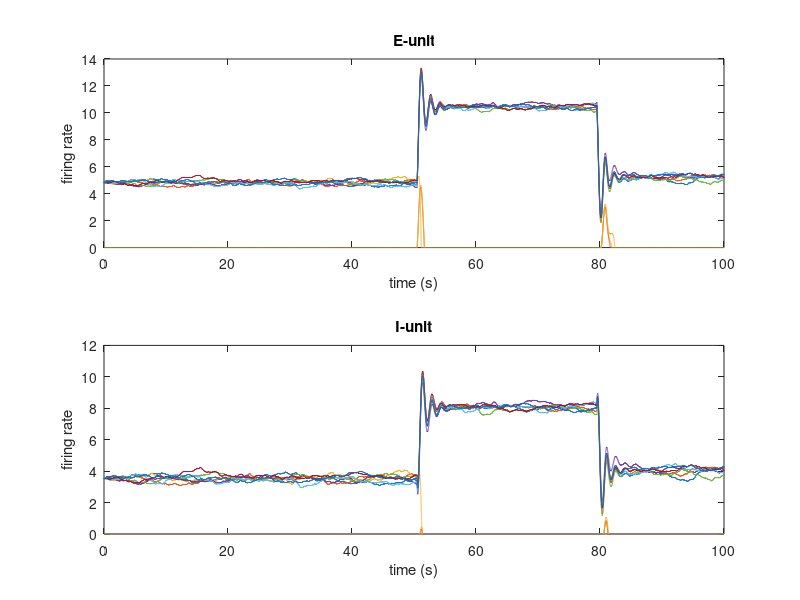

MATLAB code for this plot:
% Network with N total inhibition-stabilized excitatory-inhibitory units. 
% M of those pairs we attempt to make "active", and N-M pairs we try to 
% suppress.

%Originally Written by Paul Miller
%Modified and Commented by Connor Zawacki

%No WEIX cross connection
%WIEX cross connection
%linear inhibitory unit Firing rate
%linear excitatory unit Firing rate

clear
N = 10;             %Total excitatory-inhibitory firing rate unit pairs
M = 8;              %Total number of active excitatory-inhibitory firing rate unit pairs

dt = 0.001;         %Time step for simulation
tmax = 100;         %Duration of simulation
t = 0:dt:tmax;      
Nt = length(t);

taue = 0.010;       %Time constant for excitatory cells
taui = 0.010;       %Time constant for inhibitory cells

Wee0 = 3.25;        %Excit.-Excit. self conneciton strength
Wie0 = -2.4;        %Inhib.-Excit. connection strength
Wei0 = 5;           %Excit-Inhib. connection strength
Weix = 0.0;         %Excit-Inhib. cross connection strength
Wiex = -0.5;% tuned from -0.5        %Inhib.-Excit cross connection strength
Wii0 = -3;          %Inhib-Inhib self inhibition

I0e = 10;           %Excit. apllied current
I0i = -10;          %Inhib. applied current

%Connection Matricies
Wee = Wee0*eye(N);
Wie = Wie0*eye(N);
Wie = (Wie0-Wiex)*eye(N) + Wiex*ones(N);
Wei = (Wei0-Weix)*eye(N) + Weix*ones(N);
Wii = Wii0*eye(N);

Ie = I0e*ones(N,1);
Ii = I0i*ones(N,1);

random_stimulus = rand(N,1)<0.9;
Ie_stim = 0.001*I0e*random_stimulus;  % additional stimulus excitatory current
Ii_stim = 0.001*I0i*random_stimulus;

%Inhitial Conditions Calculations
Wei_tilde = Wei0/(1-Wii0);
Wie_tilde = (-Wie0)/(1-Wii0);
Wiex_tilde = (-Wiex)/(1-Wii0);
I0i_tilde = I0i*Wie_tilde;

jac_stable =  (-Wie0+Wiex)*Wei_tilde - (Wee0-1);
disp(jac_stable)

ril = I0i/(1-Wii0);
if ( ril > 0 )
    th_e_tilde = -I0e + (N-M)*Wiex_tilde*I0i;
else
    th_e_tilde = -I0e;
end

rih = (Wei0*th_e_tilde + I0i*(Wee0-1) )/ ...
    ( (1-Wii0)*(Wee0-1) + Wei0*(Wie0 + (M-1)*Wiex) );

reh = ( th_e_tilde - rih*(Wie0 + (M-1)*Wiex) )/(Wee0-1);

if ( ril < 0 ) 
    low_rate_input = M*Wiex*rih + I0e
else
    low_rate_input = M*Wiex*rih + I0e + (Wie0 + (N-M-1)*Wiex)*ril
end

%Initial firing rates
re = zeros(N,Nt);
ri = zeros(N,Nt);


re(1:M,1) = reh;
ri(1:M,1) = rih;

sigman = 0.05/sqrt(dt);

for i = 2:Nt
    
    re(:,i) = re(:,i-1) + dt*((Wee-eye(N))*re(:,i-1) + Wie*ri(:,i-1) + Ie + sigman*randn(N,1));
    ri(:,i) = ri(:,i-1) + dt*(Wei*re(:,i-1) + (Wii-eye(N))*ri(:,i-1) + Ii + sigman*randn(N,1));
    
    if round(i*dt)>50 && round(i*dt)<80
        re(:,i) = re(:,i) + Ie_stim;
        ri(:,i) = ri(:,i) + Ii_stim;
    end
    re(:,i) = max(re(:,i),0);
    ri(:,i) = max(ri(:,i),0);
end

figure(1)
clf
subplot(2,1,1)
plot(t,re)
title("E-unit")
xlabel("time (s)")
ylabel("firing rate")

subplot(2,1,2)
plot(t,ri)
title("I-unit")
xlabel("time (s)")
ylabel("firing rate")

